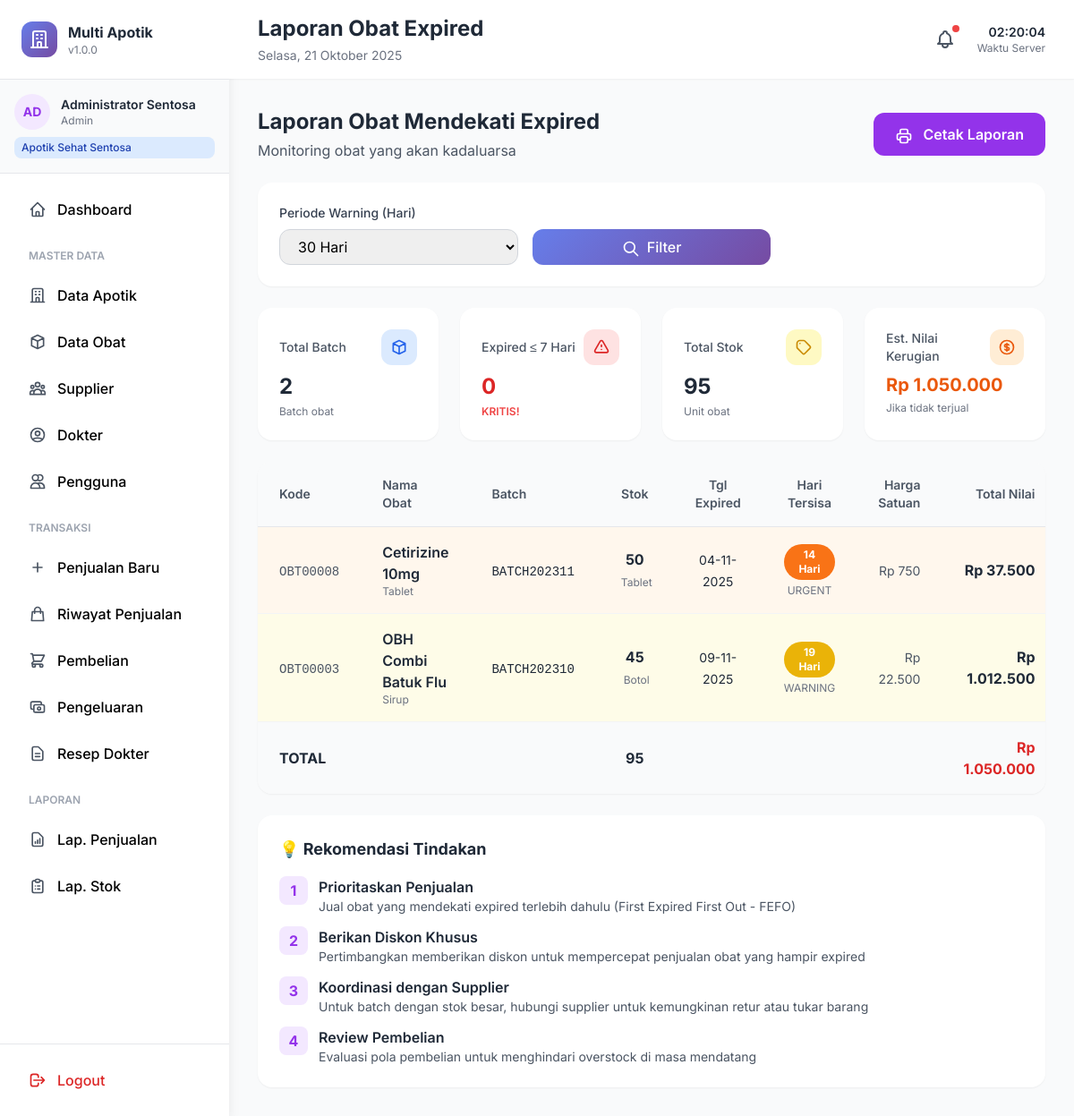
The app's page /laporan/expired.php (signed in) with its own data.
### tables this page shows
CREATE TABLE batch_obat (
    id_batch INT PRIMARY KEY AUTO_INCREMENT,
    id_obat INT NOT NULL,
    no_batch VARCHAR(100) NOT NULL,
    tanggal_produksi DATE,
    tanggal_kadaluarsa DATE NOT NULL,
    stok_awal INT NOT NULL,
    stok_sisa INT NOT NULL,
    harga_beli_per_unit DECIMAL(15,2),
    status ENUM('tersedia', 'habis', 'expired', 'rusak') DEFAULT 'tersedia',
    created_at TIMESTAMP DEFAULT CURRENT_TIMESTAMP,
    updated_at TIMESTAMP DEFAULT CURRENT_TIMESTAMP ON UPDATE CURRENT_TIMESTAMP,
    FOREIGN KEY (id_obat) REFERENCES obat(id_obat) ON DELETE CASCADE,
    UNIQUE KEY unique_batch (id_obat, no_batch)
);

CREATE TABLE obat (
    id_obat INT PRIMARY KEY AUTO_INCREMENT,
    id_apotik INT NOT NULL,
    id_kategori INT,
    kode_obat VARCHAR(50) UNIQUE NOT NULL,
    nama_obat VARCHAR(200) NOT NULL,
    jenis_obat VARCHAR(100),
    satuan VARCHAR(20) NOT NULL,
    harga_beli DECIMAL(15,2) DEFAULT 0,
    harga_jual DECIMAL(15,2) NOT NULL,
    margin_persen DECIMAL(5,2),
    aturan_pakai TEXT,
    dosis VARCHAR(100),
    efek_samping TEXT,
    golongan ENUM('bebas', 'bebas_terbatas', 'keras', 'narkotika') DEFAULT 'bebas',
    perlu_resep BOOLEAN DEFAULT FALSE,
    status ENUM('aktif', 'nonaktif') DEFAULT 'aktif',
    created_at TIMESTAMP DEFAULT CURRENT_TIMESTAMP,
    updated_at TIMESTAMP DEFAULT CURRENT_TIMESTAMP ON UPDATE CURRENT_TIMESTAMP,
    FOREIGN KEY (id_apotik) REFERENCES apotik(id_apotik) ON DELETE CASCADE,
    FOREIGN KEY (id_kategori) REFERENCES kategori_obat(id_kategori) ON DELETE SET NULL
);

### laporan/expired.php (the view, shortened to what the rows shown need)
<?php
require_once '../config.php';
$user = getUserData();
$db = db();
$hari_warning = $_GET['hari_warning'] ?? 30;
$id_apotik_filter = $_GET['id_apotik'] ?? '';
if ($user['role'] === 'manajer') {
    $query = "SELECT
                b.id_batch,
                b.no_batch,
                b.tanggal_kadaluarsa,
                b.stok_sisa,
                o.kode_obat,
                o.nama_obat,
                o.jenis_obat,
                o.satuan,
                o.harga_jual,
                a.nama_apotik,
                DATEDIFF(b.tanggal_kadaluarsa, CURDATE()) as hari_tersisa
              FROM batch_obat b
              JOIN obat o ON b.id_obat = o.id_obat
              JOIN apotik a ON o.id_apotik = a.id_apotik
              WHERE b.tanggal_kadaluarsa BETWEEN CURDATE() AND DATE_ADD(CURDATE(), INTERVAL ? DAY)
                AND b.status = 'tersedia'
                AND b.stok_sisa > 0";
    if ($id_apotik_filter) {
        $query .= " AND o.id_apotik = " . (int)$id_apotik_filter;
    }
    $query .= " ORDER BY b.tanggal_kadaluarsa ASC, a.nama_apotik, o.nama_obat";
    $stmt = $db->prepare($query);
    $stmt->bind_param("i", $hari_warning);
} else {
    $query = "SELECT
                b.id_batch,
                b.no_batch,
                b.tanggal_kadaluarsa,
                b.stok_sisa,
                o.kode_obat,
                o.nama_obat,
                o.jenis_obat,
                o.satuan,
                o.harga_jual,
                DATEDIFF(b.tanggal_kadaluarsa, CURDATE()) as hari_tersisa
              FROM batch_obat b
              JOIN obat o ON b.id_obat = o.id_obat
              WHERE o.id_apotik = ?
                AND b.tanggal_kadaluarsa BETWEEN CURDATE() AND DATE_ADD(CURDATE(), INTERVAL ? DAY)
                AND b.status = 'tersedia'
                AND b.stok_sisa > 0
              ORDER BY b.tanggal_kadaluarsa ASC, o.nama_obat";
    $stmt = $db->prepare($query);
    $stmt->bind_param("ii", $user['id_apotik'], $hari_warning);
}
$stmt->execute();
$laporan = $stmt->get_result();
$laporan->data_seek(0);
$laporan->data_seek(0);
include '../includes/header.php';
?>
<div class="space-y-6">
    <div class="flex items-center justify-between no-print">
        <div>
            <h2 class="text-2xl font-bold text-gray-800">Laporan Obat Mendekati Expired</h2>
        </div>
    </div>
    <div class="bg-white rounded-2xl shadow-sm overflow-hidden">
        <div class="overflow-x-auto">
            <table class="w-full">
                <thead class="bg-gray-50 border-b border-gray-200">
                    <tr>
                        <th class="text-left py-4 px-6 text-sm font-semibold text-gray-600">Kode</th>
                        <th class="text-left py-4 px-6 text-sm font-semibold text-gray-600">Nama Obat</th>
                        <th class="text-left py-4 px-6 text-sm font-semibold text-gray-600">Batch</th>
                        <th class="text-center py-4 px-6 text-sm font-semibold text-gray-600">Stok</th>
                        <th class="text-center py-4 px-6 text-sm font-semibold text-gray-600">Tgl Expired</th>
                        <th class="text-center py-4 px-6 text-sm font-semibold text-gray-600">Hari Tersisa</th>
                        <th class="text-right py-4 px-6 text-sm font-semibold text-gray-600">Harga Satuan</th>
                        <th class="text-right py-4 px-6 text-sm font-semibold text-gray-600">Total Nilai</th>
                    </tr>
                </thead>
                <tbody class="divide-y divide-gray-100">
                    <?php if ($laporan->num_rows > 0): ?>
                        <?php
                        $laporan->data_seek(0);
                        while ($row = $laporan->fetch_assoc()):
                            if ($row['hari_tersisa'] <= 7) {
                                $urgency_class = 'bg-red-50';
                                $badge_class = 'bg-red-500 text-white';
                                $badge_text = 'KRITIS';
                            } elseif ($row['hari_tersisa'] <= 14) {
                                $urgency_class = 'bg-orange-50';
                                $badge_class = 'bg-orange-500 text-white';
                                $badge_text = 'URGENT';
                            } else {
                                $urgency_class = 'bg-yellow-50';
                                $badge_class = 'bg-yellow-500 text-white';
                                $badge_text = 'WARNING';
                            }
                        ?>
                        <tr class="hover:bg-gray-50 <?= $urgency_class ?>">
                            <td class="py-4 px-6">
                                <span class="font-mono text-sm text-gray-600"><?= htmlspecialchars($row['kode_obat']) ?></span>
                            </td>
                            <td class="py-4 px-6">
                                <div>
                                    <p class="font-semibold text-gray-800"><?= htmlspecialchars($row['nama_obat']) ?></p>
                                    <p class="text-xs text-gray-500"><?= htmlspecialchars($row['jenis_obat']) ?></p>
                                </div>
                            </td>
                            <td class="py-4 px-6">
                                <span class="font-mono text-sm text-gray-800"><?= htmlspecialchars($row['no_batch']) ?></span>
                            </td>
                            <td class="py-4 px-6 text-center">
                                <span class="font-bold text-gray-800"><?= number_format($row['stok_sisa']) ?></span>
                                <span class="text-xs text-gray-500 ml-1"><?= htmlspecialchars($row['satuan']) ?></span>
                            </td>
                            <td class="py-4 px-6 text-center">
                                <span class="text-sm text-gray-800"><?= formatTanggal($row['tanggal_kadaluarsa']) ?></span>
                            </td>
                            <td class="py-4 px-6 text-center">
                                <span class="inline-flex items-center px-3 py-1 rounded-full text-xs font-bold <?= $badge_class ?>">
                                    <?= $row['hari_tersisa'] ?> Hari
                                </span>
                                <p class="text-xs text-gray-500 mt-1"><?= $badge_text ?></p>
                            </td>
                            <td class="py-4 px-6 text-right">
                                <span class="text-sm text-gray-600"><?= formatRupiah($row['harga_jual']) ?></span>
                            </td>
                            <td class="py-4 px-6 text-right">
                                <span class="font-bold text-gray-800"><?= formatRupiah($row['stok_sisa'] * $row['harga_jual']) ?></span>
                            </td>
                        </tr>
                        <?php endwhile; ?>
                    <?php endif; ?>
                </tbody>
            </table>
        </div>
    </div>
</div>
<?php include '../includes/footer.php'; ?>

### records on screen
batch_obat: id_obat.kode_obat "OBT00008", id_obat.nama_obat "Cetirizine 10mg", id_obat.jenis_obat "Tablet", no_batch "BATCH202311", stok_sisa "50", id_obat.satuan "Tablet", tanggal_kadaluarsa "04-11-2025", hari_tersisa "14", badge_text "URGENT", id_obat.harga_jual "Rp 750", formatRupiah($row['stok_sisa']*$row['harga_jual']) "Rp 37.500"
batch_obat: id_obat.kode_obat "OBT00003", id_obat.nama_obat "OBH Combi Batuk Flu", id_obat.jenis_obat "Sirup", no_batch "BATCH202310", stok_sisa "45", id_obat.satuan "Botol", tanggal_kadaluarsa "09-11-2025", hari_tersisa "19", badge_text "WARNING", id_obat.harga_jual "Rp 22.500", formatRupiah($row['stok_sisa']*$row['harga_jual']) "Rp 1.012.500"

### other values on screen
APP_NAME "Multi Apotik"
APP_VERSION "1.0.0"
substr($user['nama'], 0, 2) "AD"
$user['nama'] "Administrator Sentosa"
$user['role'] "Admin"
$user['nama_apotik'] "Apotik Sehat Sentosa"
$pageTitle "Laporan Obat Expired"
$stats['total_batch'] "2"
$stats['expired_7'] "0"
$stats['total_stok'] "95"
formatRupiah($stats['nilai_kerugian']) "Rp 1.050.000"
